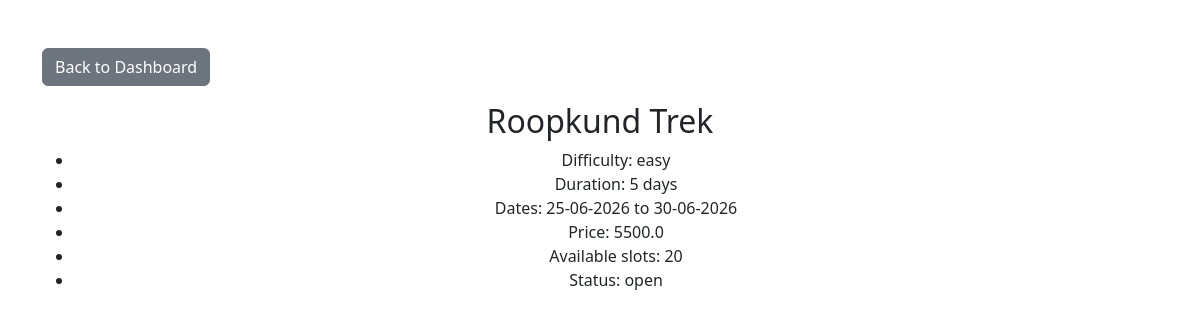
The app's page /user/treks/1 (signed in), older data.
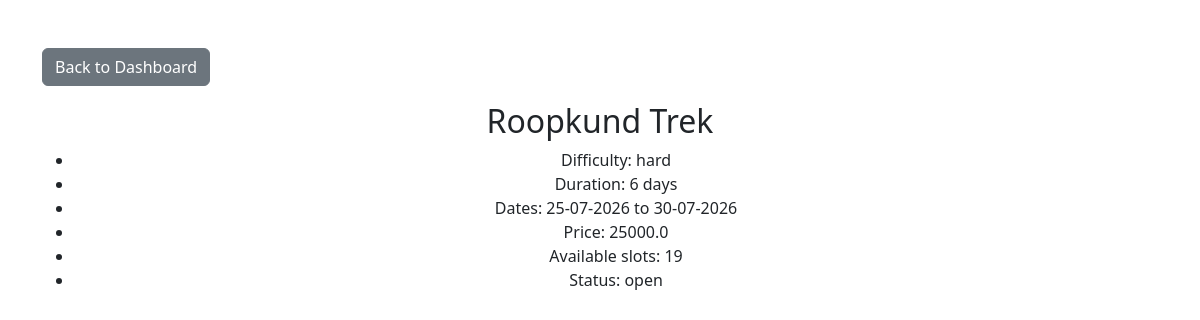
The same page, newer data.
### models/trek.py (models this page shows, shortened)
class Trek(db.Model):
    __tablename__ = "treks"
    trek_id = db.Column(db.Integer, primary_key=True, autoincrement=True)
    trek_name = db.Column(db.String(100), nullable=False)
    location = db.Column(db.String(100), nullable=False)
    difficulty = db.Column(db.String(20), nullable=False) # easy, moderate, hard
    duration = db.Column(db.Integer, nullable=False)
    available_slots = db.Column(db.Integer, nullable=False)
    assigned_staff_id = db.Column(db.Integer, db.ForeignKey('staff.staff_id'), nullable=True)
    status = db.Column(db.String(20), nullable=False) # pending, approved, open, closed, completed
    start_date = db.Column(db.DateTime, nullable=False)
    end_date = db.Column(db.DateTime, nullable=False)
    price = db.Column(db.Float, nullable=False)
    bookings = db.relationship('Booking', backref = 'trek', lazy = True)

### routes/user.py (the view)
@user_routes.route('/user/treks/<int:trek_id>')
@login_required
def trek_detail(trek_id):
    if current_user.role != 'user':
        return "Access Denied", 403
    trek = Trek.query.filter_by(trek_id=trek_id).first()
    if not trek:
        return "Access Denied", 403
    return render_template('user_trek_detail.html', trek=trek)

### app.py (called while the page is built)
@login_manager.user_loader
def load_user(user_id):
    role, id = user_id.split(':')
    id = int(id)
    if role == 'admin':
        return Admin.query.get(id)
    elif role == 'staff':
        return Staff.query.get(id)
    elif role == 'user':
        return User.query.get(id)
    else:
        return None

### templates/user_trek_detail.html (shortened to what this page needs)
<!DOCTYPE html>
<html lang="en">
<head>
    <link href="https://cdn.jsdelivr.net/npm/bootstrap@5.3.2/dist/css/bootstrap.min.css" rel="stylesheet">
</head>
<body>
    <div class="container mt-5">
        <a href="{{ url_for('user.user_dashboard') }}" class="btn btn-secondary btn-md mb-3">Back to Dashboard</a>
        <h2 class="text-center">{{ trek.trek_name }}</h2>
        <ul>
            <li class="text-center">Difficulty: {{ trek.difficulty }}</li>
            <li class="text-center">Duration: {{ trek.duration }} days</li>
            <li class="text-center">Dates: {{ trek.start_date.strftime('%d-%m-%Y') }} to {{ trek.end_date.strftime('%d-%m-%Y') }}</li>
            <li class="text-center">Price: {{ trek.price }}</li>
            <li class="text-center">Available slots: {{ trek.available_slots }}</li>
            <li class="text-center">Status: {{ trek.status }}</li>
        </ul>
    </div>
</body>

Row changes from the older to the newer data that the page shows:
changed Trek "Roopkund Trek": difficulty "easy" → "hard"; duration "5" → "6"; start_date "25-06-2026" → "25-07-2026"; end_date "30-06-2026" → "30-07-2026"; price "5500.0" → "25000.0"; available_slots "20" → "19"
